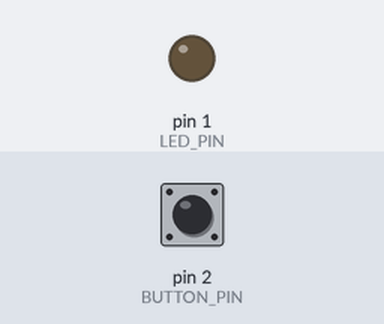
Bench run of a sketch on a simulated Arduino Uno, built with avr-gcc and run on an emulated ATmega328P. Shown: output pins drawn as LEDs (lit = HIGH). The inputs (shaded band) are chosen by the test bench; at power-on: pin 2 (BUTTON_PIN) HIGH.

Above: at 1.2 s.
1.3 s: pin 2 (BUTTON_PIN) pulled LOW for 0.15 s
At 1.37 s:
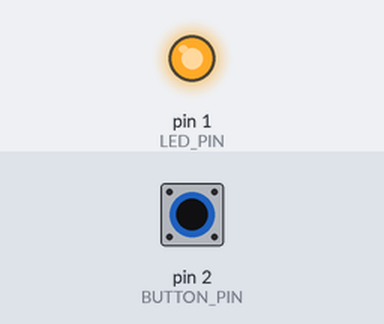
2.9 s: pin 2 (BUTTON_PIN) pulled LOW for 3.2 s
At 6.5 s:
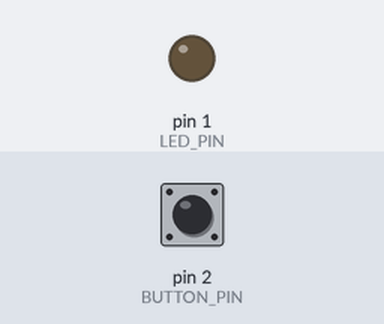
Timing chart, 0 to 8.0 s (numbered marks = the images above; inputs shaded):
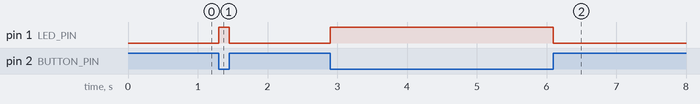

The sketch:

main.ino
```cpp
#define BUTTON_PIN 2
#define LED_PIN 1

bool button = 0, led = 0;

// configurações:
void setup()
{
    pinMode(BUTTON_PIN,INPUT_PULLUP);
    pinMode(LED_PIN,OUTPUT);
}

//lógica:
void loop()
{
    /*if (!button){
        led = 1;
    }
    else{
        led = 0;
    }*/
    led = !button;

    //I-0's:
    button = digitalRead(BUTTON_PIN);
    digitalWrite(LED_PIN,led);
}
```

Measured:
- after the input at 1.3 s, pin 1 (LED_PIN): LOW → HIGH at once, → LOW 0.15 s later
- after the input at 2.9 s, pin 1 (LED_PIN): LOW → HIGH at once, → LOW 3.2 s later
